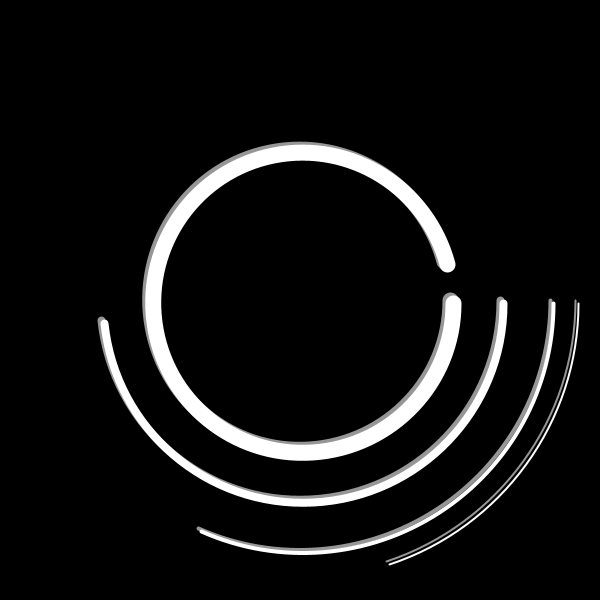
Frame 1 (no input)
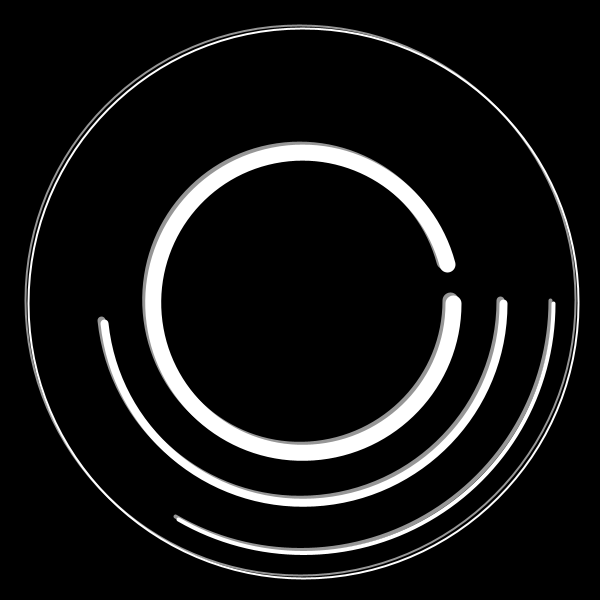
Frame 60 (the mouse pressed at the canvas centre just before this capture)
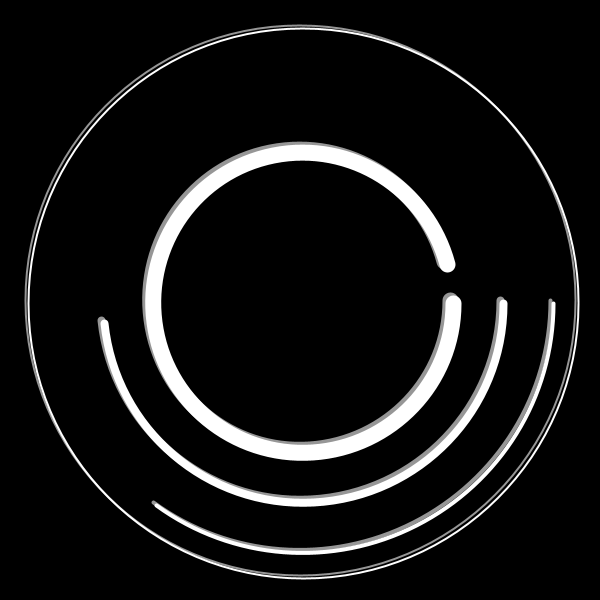
Frame 120 (the mouse held since frame 60 and released just before this capture)

The Processing sketch that drew these frames (run headless with seeded random() and noise(); from frame 60 on, the mouse is pressed at the canvas centre):

// Processing sketch: circular_clock
// ── circular_clock.pde


void setup(){
  size(600, 600);
}

void draw(){
  
  background(0);
  
  int s = second();
  int m = minute();
  int h = hour ();
  int ms = millis();
  
 // strokeWeight (4);
 // noFill();
 // stroke (255);
 // ellipse (300, 300, 400, 400);
  
  //milliseconds not working correctly
  strokeWeight (2);
  noFill();
  stroke (150);
  float milisegundero = map (ms, 0, 1000, 0, TWO_PI);
  arc (300, 300, 550, 550, 0, milisegundero);
  
  strokeWeight (4);
  noFill();
  stroke (150);
  float segundero = map (s, 0, 60, 0, TWO_PI);
  arc (300, 300, 500, 500, 0, segundero);
  
  strokeWeight (8);
  noFill();
  stroke (150);
  float minutero = map (m, 0, 60, 0, TWO_PI);
  arc (300, 300, 400, 400, 0, minutero);
  
  strokeWeight (16);
  noFill();
  stroke (150);
  float agujahora = map (h, 0, 24, 0, TWO_PI);
  arc (300, 300, 300, 300, 0, agujahora);

pushMatrix();
popMatrix();
translate(3,3);

strokeWeight (2);
  noFill();
  stroke (255);
  arc (300, 300, 550, 550, 0, milisegundero);
  
  strokeWeight (4);
  noFill();
  stroke (255);
  arc (300, 300, 500, 500, 0, segundero);
  
  strokeWeight (8);
  noFill();
  stroke (255);
  arc (300, 300, 400, 400, 0, minutero);
  
  strokeWeight (16);
  noFill();
  stroke (255);
  arc (300, 300, 300, 300, 0, agujahora);

}
